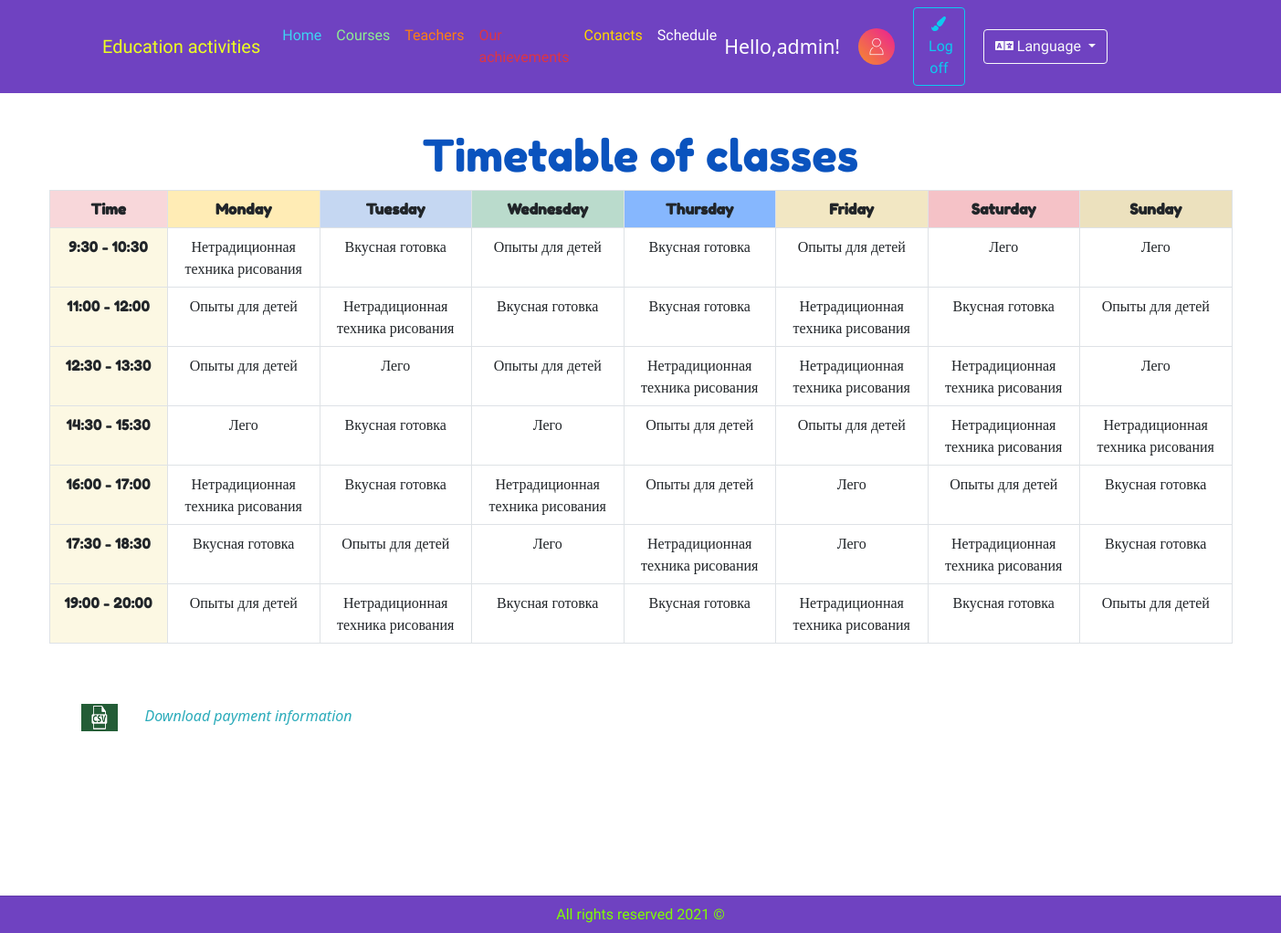
/timetable (signed in), run on the app's committed database.
### education_kids/models.py (models this page shows, shortened)
class Course(models.Model):
    name_course = models.CharField("Название курса",max_length=100)
    price_course = models.IntegerField("Стоимость курса",default=0)
    photo_1 = models.ImageField("Рисунок(1)")
    photo_2 = models.ImageField("Рисунок(2)")
    photo_3 = models.ImageField("Рисунок(3)")
    description = models.TextField("Описание курса")
    video = models.FileField("Видео")

### education_kids/views.py (the view)
# urls.py: path("timetable",views.timetable_start,name="timetable"),
def timetable_start(request):
    course = Course.objects.filter(id=1)
    course_1 = Course.objects.filter(id=2)
    course_2 = Course.objects.filter(id=3)
    course_3 = Course.objects.filter(id=4)
    return render(request,"timetable.html",{"course_list":course,"course_list_2":course_1,"course_list_3":course_2,"course_list_4":course_3})

### education_kids/templates/timetable.html (shortened to what this page needs)
{% extends "index.html" %}
{% block style %}
    <link rel="stylesheet" type="text/css" href="../static/css/timetable.css">
{% endblock %}
{% load i18n %}
{% block form %}
    {% load i18n %}
    <h6 class="card_name_timetable">{% trans "Расписание занятий" %}</h6>
<div class="container">
<div class="row">
<div class="col-lg-12">
    <table class="table table-bordered table_size">
  <tr>
      <th class="style_table_th" id="color_th_1">{% trans "Время" %}</th>
      <th class="style_table_th" id="color_th_2">{% trans "Понедельник" %}</th>
      <th class="style_table_th" id="color_th_3">{% trans "Вторник" %}</th>
      <th class="style_table_th" id="color_th_4">{% trans "Среда" %}</th>
      <th class="style_table_th" id="color_th_5">{% trans "Четверг" %}</th>
      <th class="style_table_th" id="color_th_6">{% trans "Пятница" %}</th>
      <th class="style_table_th" id="color_th_7">{% trans "Суббота" %}</th>
      <th class="style_table_th" id="color_th_8">{% trans "Воскресенье" %}</th>
  </tr>
  <tr class="style_table_th">
      <td class="size_td" id="style_td">9:30 - 10:30</td>
      {% for el in course_list %}
          {% for el_2 in course_list_2 %}
              {% for el_3 in course_list_3 %}
                  {% for el_4 in course_list_4 %}
      <td>{{el.name_course}}</td>
          <td>{{el_3.name_course}}</td>
          <td>{{el_2.name_course}}</td>
          <td>{{el_3.name_course}}</td>
          <td>{{el_2.name_course}}</td>
           <td>{{el_4.name_course}}</td>
           <td>{{el_4.name_course}}</td>
      {% endfor %}
  {% endfor %}
  {% endfor %}
  {% endfor %}
  </tr>
  <tr class="style_table_th">
      <td class="size_td" id="style_td">11:00 - 12:00</td>
      {% for el in course_list %}
          {% for el_2 in course_list_2 %}
              {% for el_3 in course_list_3 %}
                  {% for el_4 in course_list_4 %}
      <td>{{el_2.name_course}}</td>
          <td>{{el.name_course}}</td>
          <td>{{el_3.name_course}}</td>
          <td>{{el_3.name_course}}</td>
          <td>{{el.name_course}}</td>
           <td>{{el_3.name_course}}</td>
           <td>{{el_2.name_course}}</td>
      {% endfor %}
  {% endfor %}
  {% endfor %}
  {% endfor %}
  </tr>
  <tr class="style_table_th">
      <td class="size_td" id="style_td">12:30 - 13:30</td>
      {% for el in course_list %}
          {% for el_2 in course_list_2 %}
              {% for el_3 in course_list_3 %}
                  {% for el_4 in course_list_4 %}
      <td>{{el_2.name_course}}</td>
          <td>{{el_4.name_course}}</td>
          <td>{{el_2.name_course}}</td>
          <td>{{el.name_course}}</td>
          <td>{{el.name_course}}</td>
           <td>{{el.name_course}}</td>
           <td>{{el_4.name_course}}</td>
      {% endfor %}
  {% endfor %}
  {% endfor %}
  {% endfor %}
  </tr>
   <tr class="style_table_th">
      <td class="size_td" id="style_td">14:30 - 15:30</td>
       {% for el in course_list %}
          {% for el_2 in course_list_2 %}
              {% for el_3 in course_list_3 %}
                  {% for el_4 in course_list_4 %}
      <td>{{el_4.name_course}}</td>
          <td>{{el_3.name_course}}</td>
          <td>{{el_4.name_course}}</td>
          <td>{{el_2.name_course}}</td>
          <td>{{el_2.name_course}}</td>
           <td>{{el.name_course}}</td>
           <td>{{el.name_course}}</td>
      {% endfor %}
  {% endfor %}
  {% endfor %}
  {% endfor %}
  </tr>
  <tr class="style_table_th">
      <td class="size_td" id="style_td">16:00 - 17:00</td>
      {% for el in course_list %}
          {% for el_2 in course_list_2 %}
              {% for el_3 in course_list_3 %}
                  {% for el_4 in course_list_4 %}
      <td>{{el.name_course}}</td>
          <td>{{el_3.name_course}}</td>
          <td>{{el.name_course}}</td>
          <td>{{el_2.name_course}}</td>
          <td>{{el_4.name_course}}</td>
           <td>{{el_2.name_course}}</td>
           <td>{{el_3.name_course}}</td>
      {% endfor %}
  {% endfor %}
  {% endfor %}
  {% endfor %}
  </tr>
  <tr class="style_table_th">
      <td class="size_td" id="style_td">17:30 - 18:30</td>
      {% for el in course_list %}
          {% for el_2 in course_list_2 %}
              {% for el_3 in course_list_3 %}
                  {% for el_4 in course_list_4 %}
      <td>{{el_3.name_course}}</td>
          <td>{{el_2.name_course}}</td>
          <td>{{el_4.name_course}}</td>
          <td>{{el.name_course}}</td>
          <td>{{el_4.name_course}}</td>
           <td>{{el.name_course}}</td>
           <td>{{el_3.name_course}}</td>
      {% endfor %}
  {% endfor %}
  {% endfor %}
  {% endfor %}
  </tr>
  <tr class="style_table_th">
      <td class="size_td" id="style_td">19:00 - 20:00</td>
      {% for el in course_list %}
          {% for el_2 in course_list_2 %}
              {% for el_3 in course_list_3 %}
                  {% for el_4 in course_list_4 %}
      <td>{{el_2.name_course}}</td>
          <td>{{el.name_course}}</td>
          <td>{{el_3.name_course}}</td>
          <td>{{el_3.name_course}}</td>
          <td>{{el.name_course}}</td>
           <td>{{el_3.name_course}}</td>
           <td>{{el_2.name_course}}</td>
      {% endfor %}
  {% endfor %}
  {% endfor %}
  {% endfor %}
  </tr>
</table>
<div class="style_block_csv">
<a href="/get_csv" class="csv_style"><img src="../static/img_for_html/csv.png" class="csv_img_style">{% trans "Скачать информацию об оплате" %}</a>
  </div>
</div>
</div>
</div>
{% endblock %}

### education_kids/templates/index.html (shortened to what this page needs)
<!DOCTYPE html>
<html lang="en">
<head>
    {% load i18n %}
    <link rel="stylesheet" type="text/css" href="../static/css/main.css">
    {% block style %}
    {% endblock %}
    <link rel="stylesheet" href="../static/css/bootstrap.css">
</head>
<body>
{% load i18n %}
<header>
<nav class="navbar navbar-expand-lg navbar-dark navbar_text" style="background-color: #6f42c1">
  <div class="container-fluid">
      <a class="navbar-brand navbar_1" href="{% url "main_page" %}"><text>Education activities</text></a>
    <div class="collapse navbar-collapse" id="navbarSupportedContent">
      <ul class="navbar-nav me-auto mb-2 mb-lg-0">
        <li class="nav-item">
          <a class="nav-link active" id="ul_1" aria-current="page" href="{% url "main_page" %}"><text>{% trans "Главная" %}</text></a>
        </li>
      <li class="nav-item">
          <a class="nav-link active" id="ul_2" aria-current="page" href="{% url "course" %}"><text>{% trans "Курсы" %}</text></a>
      </li>
      <li class="nav-item">
          <a class="nav-link active" id="ul_3" aria-current="page" href="{% url "teachers" %}"><text>{% trans "Учителя" %}</text></a>
      </li>
      <li class="nav-item">
          <a class="nav-link active" id="ul_4" aria-current="page" href="{% url "achievements" %}"><text>{% trans "Наши достижения" %}</text></a>
      </li>
      <li class="nav-item">
          <a class="nav-link active" id="ul_6" aria-current="page" href="{% url "contacts" %}"><text>{% trans "Контакты" %}</text></a>
      </li>
          {% if user.is_authenticated %}
      <li class="nav-item">
          <a class="nav-link active" id="ul_7" aria-current="page" href="{% url "timetable" %}"><text>{% trans "Расписание" %}</text></a>
        </li>
            {% endif %}
      </ul>
        {% block header %}
            {% if user.is_authenticated %}
                                <div class="text_user">{% trans "Привет" %},{{ user.username }}!</div>
                                <img src="../static/img_for_html/user.png" class="style_user" alt={% trans "Пользователь" %}>
                <form action="/do_log">
                                <button type="submit" class="btn btn-outline-info button_4" action="/do_log">
                                    <i class="fas fa-paint-brush"></i>&#160;{% trans "Выйти" %}
                                </button>
                </form>
            {% endif %}
            {% endblock %}
        <div class="dropdown">
            <button class="btn btn-outline-light dropdown-toggle" type="button" id="dropdownMenuButton1" data-bs-toggle="dropdown" aria-expanded="false">
                <i class="fas fa-language"></i>&#160;{% trans "Язык" %}
            </button>
        </div>
    </div>
  </div>
</nav>
</header>
{% block form %}{% endblock %}
<div class="card-footer text-muted footer-text" style="background-color: #6f42c1">
    <text>{% trans "Все права защищены 2021©" %}</text>
  </div>
</body>
</html>

### education_kids/static/css/main.css (style rules this page uses)
.navbar_text a { font-family: 'Courgette', cursive; }
.navbar_1 { margin-left: 100px; }
.navbar_1 text { color: #EDFF21; }
#ul_1 text { color: #3dd5f3; }
#ul_2 text { color: lightgreen; }
#ul_3 text { color: #fd7e14; }
#ul_4 text { color: #dc3545; }
#ul_6 text { color: gold; }
.button_4 { font-family: 'Courgette', cursive; margin-left: 20px; margin-right: 20px; }
.style_user { width: 40px; border-radius:50%; margin-left: 20px; }
.text_user { font-size: 16pt; color: white; text-align: center; }
#dropdownMenuButton1 { font-family: 'Courgette', cursive; margin-right: 180px; }
.footer-text { font-family: 'Courgette', cursive; text-align: center; }
.footer-text text { color: chartreuse; }

### education_kids/static/css/timetable.css (style rules this page uses)
.card_name_timetable { color: #0a53be; font-family: 'Fredoka One', cursive; margin-top: 40px; font-size: 36pt; text-align: center; }
.style_table_th { text-align: center; font-family: 'Fredoka One', cursive; font-size: 12pt; }
.size_td { width: 10%; }
#color_th_1 { background-color: #f8d7da; }
#color_th_2 { background-color: #ffecb5; }
#color_th_3 { background-color: #c5d7f2; }
#color_th_4 { background-color: #badbcc; }
#color_th_5 { background-color: #86b7fe; }
#color_th_6 { background-color: #f2e7c3; }
#color_th_7 { background-color: #f5c2c7; }
#color_th_8 { background-color: #ece1be; }
#style_td { background-color: #fcf8e3; }
.csv_style { color: #2AABBA; font-style: italic; text-decoration-line: none; margin-left: 35px; }
.csv_img_style { padding-right: 30px; width: 70px; height: 30px; }
.style_block_csv { margin-bottom: 180px; padding-top: 50px; }

### data on the page
Course: name_course "Нетрадиционная техника рисования"
Course: name_course "Опыты для детей"
Course: name_course "Вкусная готовка"
Course: name_course "Лего"

### other printed values
{{ user.username }} "admin"
